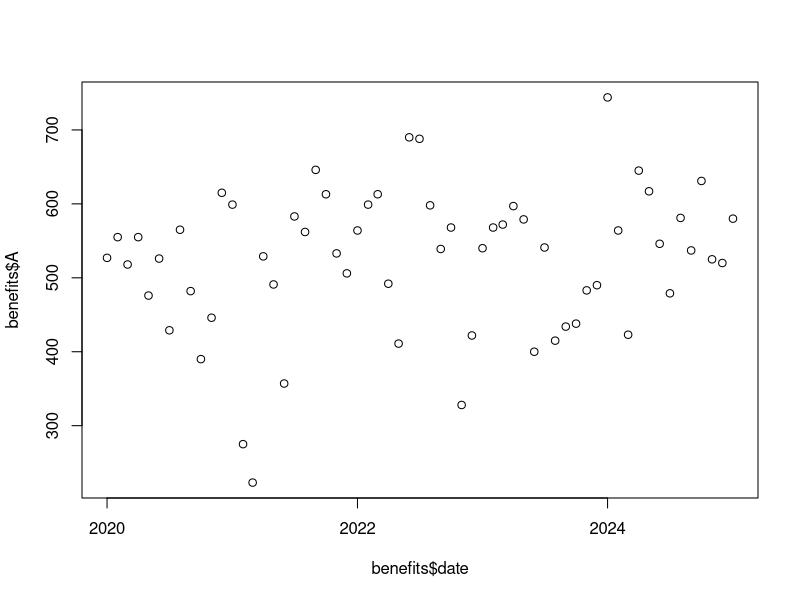
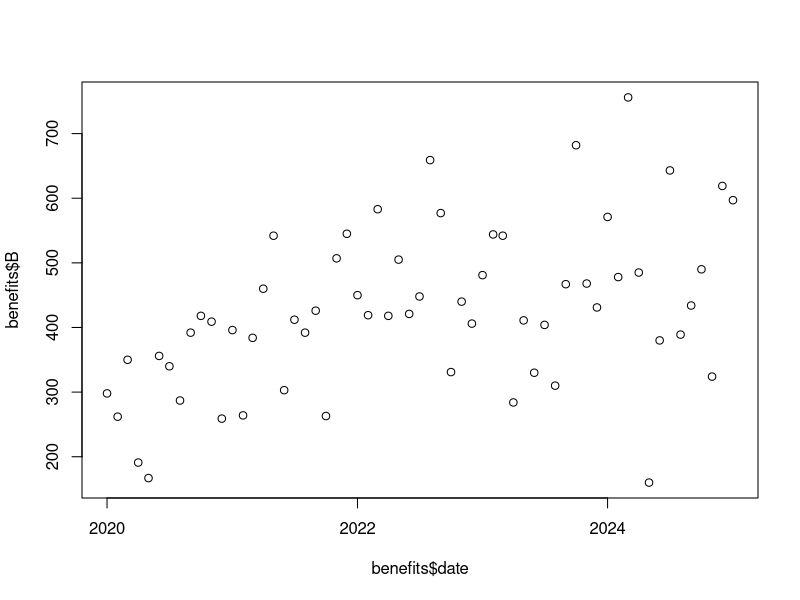
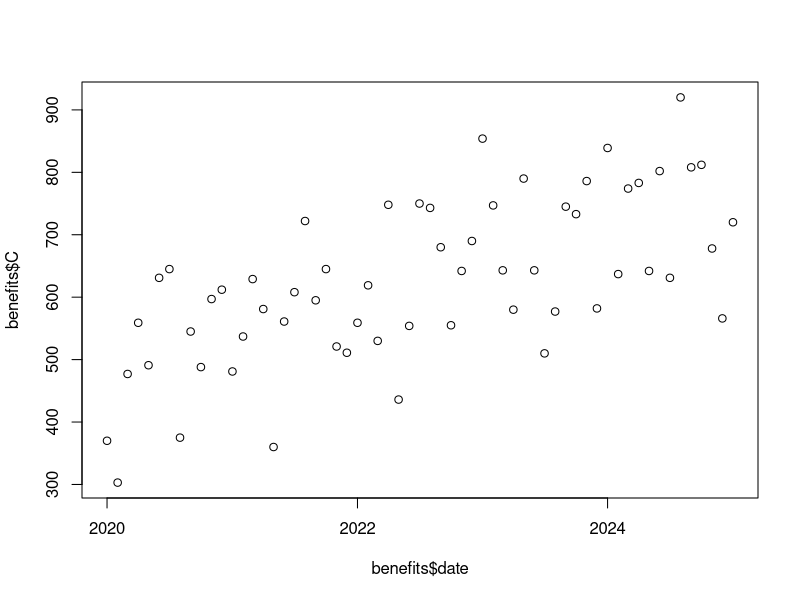
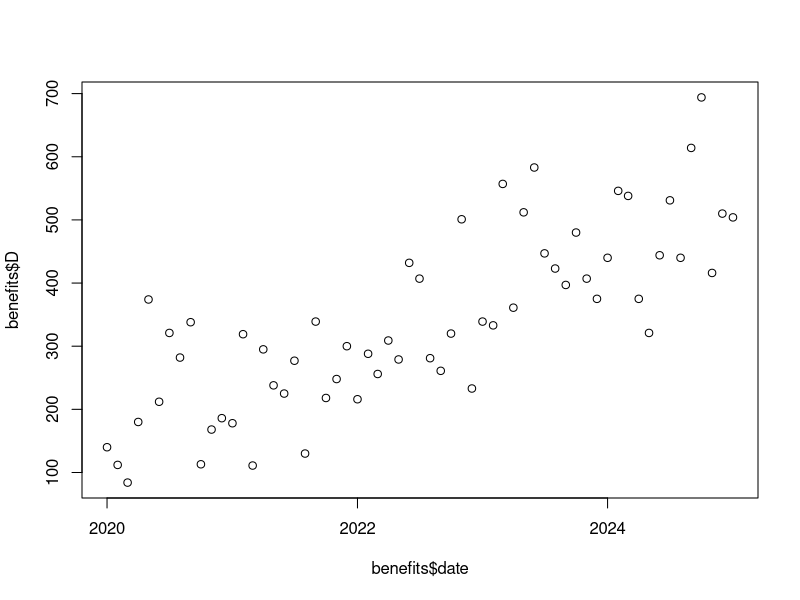
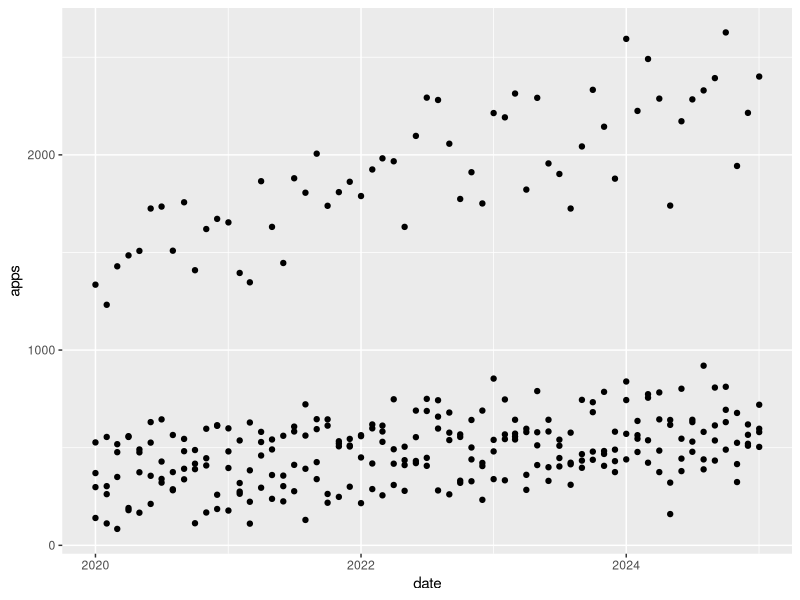
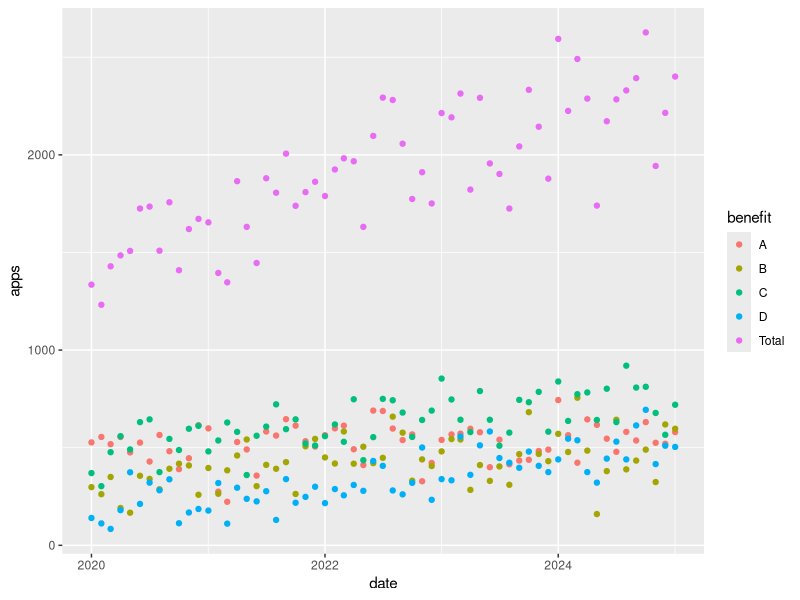
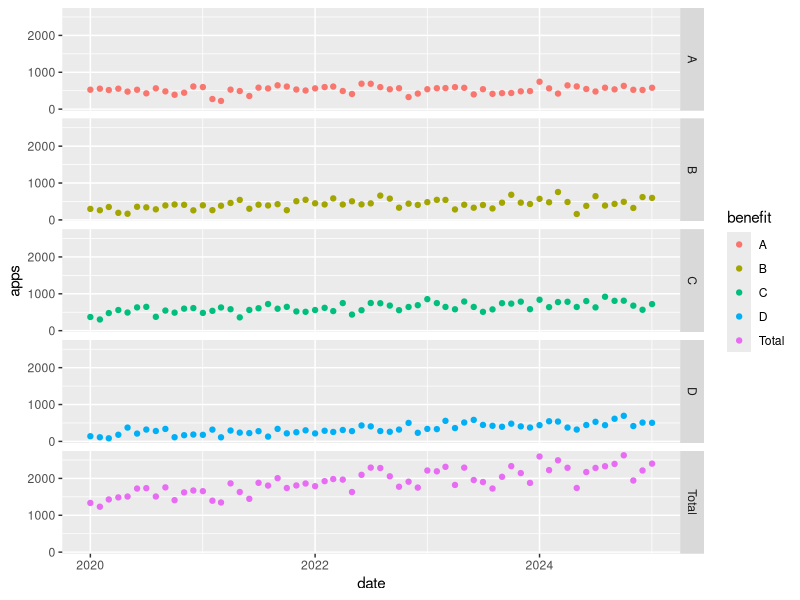
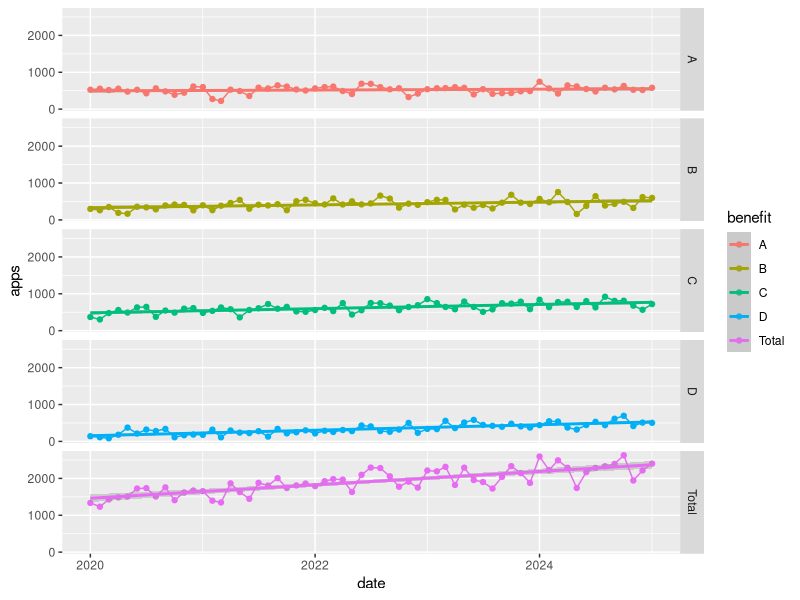

The R source for these figures, in order:
## ---- chunk 1
knitr::opts_chunk$set(echo = TRUE, eval = TRUE, warning = FALSE, message = FALSE)
## ---- chunk 2

#Read in libraries
library(tidyverse)

## ---- chunk 3

benefits <- read_csv("./benefits.csv")

# view the first few lines of the tibble
head(benefits)

# view the entire tibble in a new tab
View(benefits)

## ---- chunk 4

str(benefits)


## ---- chunk 5

summary(benefits)

## ---- chunk 6

is.na(benefits)

## ---- chunk 7

sum(is.na(benefits))

## ---- chunk 8

plot(benefits$date, benefits$A)
plot(benefits$date, benefits$B)
plot(benefits$date, benefits$C)
plot(benefits$date, benefits$D)


## ---- chunk 9


benefit_long <- pivot_longer(benefits, 
                             cols = -date, 
                             names_to = "benefit", 
                             values_to = "apps")

# If your dataset contains many variables, you can also specify columns to pivot

benefit_long <- pivot_longer(benefits, 
                             cols = 2:5, 
                             names_to = "benefit", 
                             values_to = "apps")

head(benefit_long)

## ---- chunk 10

benefit_total <- benefit_long %>%
  group_by(date) %>%
  summarise(benefit = "Total",
            apps = sum(apps)) %>%
  ungroup()

head(benefit_total)

#Now append benefit_total to benefit_long

benefit_long <- bind_rows(benefit_long, benefit_total)

## ---- chunk 11
time_series_plot <- ggplot(data = benefit_long,
                           aes(x=date, y = apps)) +
            #Add the geometry
                             geom_point()
                            
#call the object to show the plot
time_series_plot


## ---- chunk 12
time_series_plot2 <-  ggplot(data = benefit_long,
                           aes(x=date,
                               y = apps,  
                               group = benefit, 
                               colour = benefit)) +
  geom_point()

time_series_plot2
  
## ---- chunk 13

time_series_plot3 <- time_series_plot2 + 
  facet_grid(rows = vars(benefit))
time_series_plot3

## ---- chunk 14

time_series_plot4 <- time_series_plot3 + 
  geom_line() +
  geom_smooth(method = "lm")  #Uses a linear model for fit and confidence interval

time_series_plot4

## ---- chunk 15

time_series_plot5 <- time_series_plot4 +
  xlab("Date") +
  ylab("Application number") +
  labs(colour = "Benefit") +
  theme_bw()

time_series_plot5

## ---- chunk 16
#Import
benefits <- read_csv("./benefits.csv")

#Wide to long
benefit_long <- pivot_longer(benefits, 
                             cols = !date, 
                             names_to = "benefit", 
                             values_to = "apps")
#Get total
benefit_total <- benefit_long %>%
  group_by(date) %>%
  summarise(apps = sum(apps), 
            benefit = "Total") %>%
  ungroup()

#Append benefit_total to benefit_long
benefit_long <- benefit_long %>%
  bind_rows(benefit_total)


#Plotting
time_series_plot <-  ggplot(data = benefit_long,
                           aes(x=date,
                               y = apps,  
                               group = benefit, 
                               colour = benefit)) +
  geom_point() + 
  facet_grid(rows = vars(benefit)) +
  geom_line() +
  geom_smooth(method = "lm") +  
  xlab("Date") +
  ylab("Application number") +
  labs(colour = "Benefit") +
  theme_bw()

time_series_plot

  





## ---- chunk 17


benefit_long <- benefit_long %>%
  mutate(year = year(date)) %>%
  mutate(year = as.factor(year))  #These two lines could be combined: mutate(year = as.factor(year(date)))


## ---- chunk 18

benefit_by_year <- benefit_long %>%
  filter(benefit != "Total") %>%
  group_by(year, benefit) %>%
  summarise(average_apps = mean(apps), 
            error_bar_min = average_apps - sd(apps), 
            error_bar_max = average_apps + sd(apps)
            )

head(benefit_by_year)


## ---- chunk 19

bar_graph_plot <- ggplot(data = benefit_by_year, 
                         aes(x = year,
                             y = average_apps, 
                             colour = benefit, 
                             group = benefit
                             )) 

dodge <- position_dodge(width=0.9)

bar_graph_plot <- bar_graph_plot+
  geom_col(aes(fill = benefit),
          position = dodge) +
  geom_errorbar(aes(ymin = error_bar_min, 
                    ymax = error_bar_max), 
                position = dodge,
                width = 1
                ) +
  xlab("") +
  ylab("Average yearly applications")

bar_graph_plot

